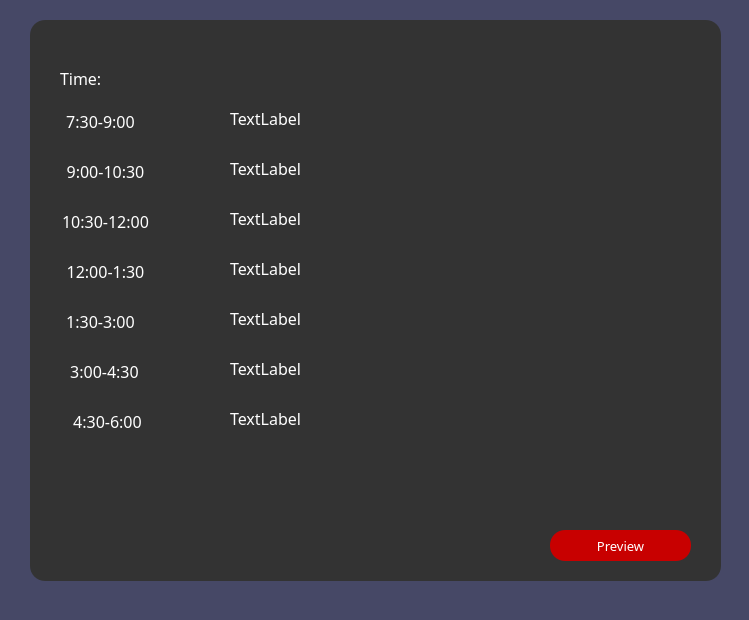
<?xml version="1.0" encoding="UTF-8"?>
<ui version="4.0">
 <class>Form</class>
 <widget class="QWidget" name="Form">
  <property name="geometry">
   <rect>
    <x>0</x>
    <y>0</y>
    <width>749</width>
    <height>620</height>
   </rect>
  </property>
  <property name="windowTitle">
   <string>Form</string>
  </property>
  <property name="styleSheet">
   <string notr="true">background-color: rgb(70, 72, 102);</string>
  </property>
  <widget class="QWidget" name="verticalLayoutWidget">
   <property name="geometry">
    <rect>
     <x>30</x>
     <y>20</y>
     <width>691</width>
     <height>561</height>
    </rect>
   </property>
   <layout class="QVBoxLayout" name="verticalLayout">
    <item>
     <widget class="QFrame" name="frame">
      <property name="styleSheet">
       <string notr="true">QFrame{
background-color: rgb(51, 51, 51);
border-radius: 15px
}
</string>
      </property>
      <property name="frameShape">
       <enum>QFrame::StyledPanel</enum>
      </property>
      <property name="frameShadow">
       <enum>QFrame::Raised</enum>
      </property>
      <widget class="QPushButton" name="btn_time_set_1">
       <property name="geometry">
        <rect>
         <x>20</x>
         <y>90</y>
         <width>101</width>
         <height>23</height>
        </rect>
       </property>
       <property name="font">
        <font>
         <family>Century Gothic</family>
         <pointsize>12</pointsize>
        </font>
       </property>
       <property name="styleSheet">
        <string notr="true">color: rgb(255, 255, 255);</string>
       </property>
       <property name="text">
        <string>7:30-9:00</string>
       </property>
       <property name="flat">
        <bool>true</bool>
       </property>
      </widget>
      <widget class="QPushButton" name="btn_time_set_2">
       <property name="geometry">
        <rect>
         <x>30</x>
         <y>140</y>
         <width>91</width>
         <height>23</height>
        </rect>
       </property>
       <property name="font">
        <font>
         <family>Century Gothic</family>
         <pointsize>12</pointsize>
        </font>
       </property>
       <property name="styleSheet">
        <string notr="true">color: rgb(255, 255, 255);</string>
       </property>
       <property name="text">
        <string>9:00-10:30</string>
       </property>
       <property name="flat">
        <bool>true</bool>
       </property>
      </widget>
      <widget class="QPushButton" name="btn_time_set_3">
       <property name="geometry">
        <rect>
         <x>30</x>
         <y>190</y>
         <width>91</width>
         <height>23</height>
        </rect>
       </property>
       <property name="font">
        <font>
         <family>Century Gothic</family>
         <pointsize>12</pointsize>
        </font>
       </property>
       <property name="styleSheet">
        <string notr="true">color: rgb(255, 255, 255);</string>
       </property>
       <property name="text">
        <string>10:30-12:00</string>
       </property>
       <property name="flat">
        <bool>true</bool>
       </property>
      </widget>
      <widget class="QPushButton" name="btn_time_set_4">
       <property name="geometry">
        <rect>
         <x>30</x>
         <y>240</y>
         <width>91</width>
         <height>23</height>
        </rect>
       </property>
       <property name="font">
        <font>
         <family>Century Gothic</family>
         <pointsize>12</pointsize>
        </font>
       </property>
       <property name="styleSheet">
        <string notr="true">color: rgb(255, 255, 255);</string>
       </property>
       <property name="text">
        <string>12:00-1:30</string>
       </property>
       <property name="flat">
        <bool>true</bool>
       </property>
      </widget>
      <widget class="QPushButton" name="btn_time_set_5">
       <property name="geometry">
        <rect>
         <x>20</x>
         <y>290</y>
         <width>101</width>
         <height>23</height>
        </rect>
       </property>
       <property name="font">
        <font>
         <family>Century Gothic</family>
         <pointsize>12</pointsize>
        </font>
       </property>
       <property name="styleSheet">
        <string notr="true">color: rgb(255, 255, 255);</string>
       </property>
       <property name="text">
        <string>1:30-3:00</string>
       </property>
       <property name="flat">
        <bool>true</bool>
       </property>
      </widget>
      <widget class="QPushButton" name="btn_time_set_6">
       <property name="geometry">
        <rect>
         <x>29</x>
         <y>340</y>
         <width>91</width>
         <height>23</height>
        </rect>
       </property>
       <property name="font">
        <font>
         <family>Century Gothic</family>
         <pointsize>12</pointsize>
        </font>
       </property>
       <property name="styleSheet">
        <string notr="true">color: rgb(255, 255, 255);</string>
       </property>
       <property name="text">
        <string>3:00-4:30</string>
       </property>
       <property name="flat">
        <bool>true</bool>
       </property>
      </widget>
      <widget class="QPushButton" name="btn_time_set_7">
       <property name="geometry">
        <rect>
         <x>27</x>
         <y>390</y>
         <width>101</width>
         <height>23</height>
        </rect>
       </property>
       <property name="font">
        <font>
         <family>Century Gothic</family>
         <pointsize>12</pointsize>
        </font>
       </property>
       <property name="styleSheet">
        <string notr="true">color: rgb(255, 255, 255);</string>
       </property>
       <property name="text">
        <string>4:30-6:00</string>
       </property>
       <property name="flat">
        <bool>true</bool>
       </property>
      </widget>
      <widget class="QLabel" name="label">
       <property name="geometry">
        <rect>
         <x>30</x>
         <y>50</y>
         <width>61</width>
         <height>16</height>
        </rect>
       </property>
       <property name="font">
        <font>
         <family>Century Gothic</family>
         <pointsize>12</pointsize>
        </font>
       </property>
       <property name="styleSheet">
        <string notr="true">color: rgb(255, 255, 255);</string>
       </property>
       <property name="text">
        <string>Time:</string>
       </property>
      </widget>
      <widget class="QPushButton" name="btn_preview">
       <property name="geometry">
        <rect>
         <x>520</x>
         <y>510</y>
         <width>141</width>
         <height>31</height>
        </rect>
       </property>
       <property name="font">
        <font>
         <family>Century Gothic</family>
         <pointsize>10</pointsize>
        </font>
       </property>
       <property name="styleSheet">
        <string notr="true">QPushButton{
background-color: rgb(200, 0, 0);
color: rgb(255, 255, 255);
border-radius:15px;
}

QPushButton:hover
{
color:#333;
border-radius:15px;
background:#49ebff;
}</string>
       </property>
       <property name="text">
        <string>Preview</string>
       </property>
      </widget>
      <widget class="QLabel" name="label_2">
       <property name="geometry">
        <rect>
         <x>200</x>
         <y>90</y>
         <width>81</width>
         <height>16</height>
        </rect>
       </property>
       <property name="font">
        <font>
         <family>Century Gothic</family>
         <pointsize>12</pointsize>
        </font>
       </property>
       <property name="styleSheet">
        <string notr="true">color: rgb(255, 255, 255);</string>
       </property>
       <property name="text">
        <string>TextLabel</string>
       </property>
      </widget>
      <widget class="QLabel" name="label_3">
       <property name="geometry">
        <rect>
         <x>200</x>
         <y>140</y>
         <width>81</width>
         <height>16</height>
        </rect>
       </property>
       <property name="font">
        <font>
         <family>Century Gothic</family>
         <pointsize>12</pointsize>
        </font>
       </property>
       <property name="styleSheet">
        <string notr="true">color: rgb(255, 255, 255);</string>
       </property>
       <property name="text">
        <string>TextLabel</string>
       </property>
      </widget>
      <widget class="QLabel" name="label_4">
       <property name="geometry">
        <rect>
         <x>200</x>
         <y>190</y>
         <width>81</width>
         <height>16</height>
        </rect>
       </property>
       <property name="font">
        <font>
         <family>Century Gothic</family>
         <pointsize>12</pointsize>
        </font>
       </property>
       <property name="styleSheet">
        <string notr="true">color: rgb(255, 255, 255);</string>
       </property>
       <property name="text">
        <string>TextLabel</string>
       </property>
      </widget>
      <widget class="QLabel" name="label_5">
       <property name="geometry">
        <rect>
         <x>200</x>
         <y>240</y>
         <width>81</width>
         <height>16</height>
        </rect>
       </property>
       <property name="font">
        <font>
         <family>Century Gothic</family>
         <pointsize>12</pointsize>
        </font>
       </property>
       <property name="styleSheet">
        <string notr="true">color: rgb(255, 255, 255);</string>
       </property>
       <property name="text">
        <string>TextLabel</string>
       </property>
      </widget>
      <widget class="QLabel" name="label_6">
       <property name="geometry">
        <rect>
         <x>200</x>
         <y>290</y>
         <width>81</width>
         <height>16</height>
        </rect>
       </property>
       <property name="font">
        <font>
         <family>Century Gothic</family>
         <pointsize>12</pointsize>
        </font>
       </property>
       <property name="styleSheet">
        <string notr="true">color: rgb(255, 255, 255);</string>
       </property>
       <property name="text">
        <string>TextLabel</string>
       </property>
      </widget>
      <widget class="QLabel" name="label_7">
       <property name="geometry">
        <rect>
         <x>200</x>
         <y>340</y>
         <width>81</width>
         <height>16</height>
        </rect>
       </property>
       <property name="font">
        <font>
         <family>Century Gothic</family>
         <pointsize>12</pointsize>
        </font>
       </property>
       <property name="styleSheet">
        <string notr="true">color: rgb(255, 255, 255);</string>
       </property>
       <property name="text">
        <string>TextLabel</string>
       </property>
      </widget>
      <widget class="QLabel" name="label_8">
       <property name="geometry">
        <rect>
         <x>200</x>
         <y>390</y>
         <width>81</width>
         <height>16</height>
        </rect>
       </property>
       <property name="font">
        <font>
         <family>Century Gothic</family>
         <pointsize>12</pointsize>
        </font>
       </property>
       <property name="styleSheet">
        <string notr="true">color: rgb(255, 255, 255);</string>
       </property>
       <property name="text">
        <string>TextLabel</string>
       </property>
      </widget>
     </widget>
    </item>
   </layout>
  </widget>
 </widget>
 <resources/>
 <connections/>
</ui>
